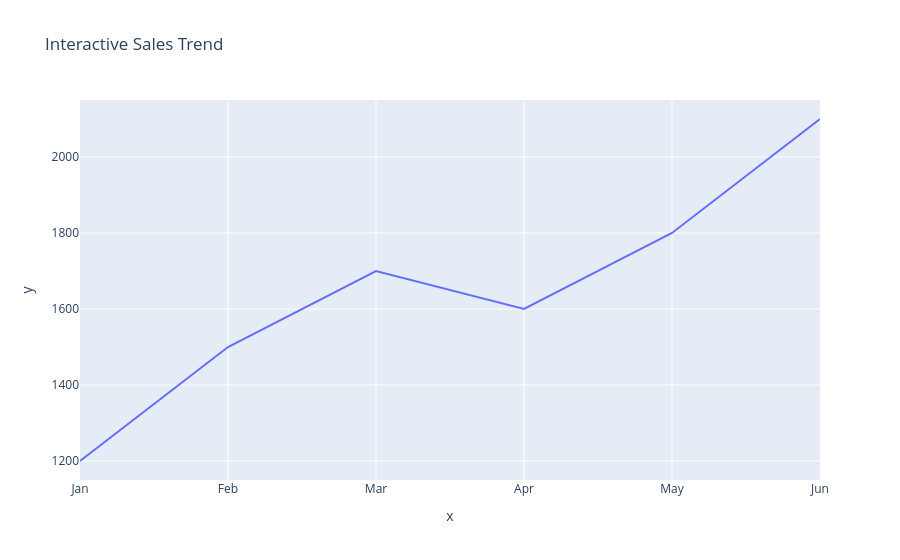

The code cell stored with this chart in its notebook:
### Code cell
fig = px.line(x = months, y = sales, title = "Interactive Sales Trend")
fig.show()

### Figure 1 — Plotly figure (JSON) as saved in the notebook; plotly's stock layout.template omitted (floating-point values rounded to 4 significant figures)
{"data": [{"hovertemplate": "x=%{x}<br>y=%{y}<extra></extra>", "legendgroup": "", "line": {"color": "#636efa", "dash": "solid"}, "marker": {"symbol": "circle"}, "mode": "lines", "name": "", "orientation": "v", "showlegend": false, "type": "scatter", "x": ["Jan", "Feb", "Mar", "Apr", "May", "Jun"], "xaxis": "x", "y": [1200, 1500, 1700, 1600, 1800, 2100], "yaxis": "y"}], "layout": {"legend": {"tracegroupgap": 0}, "title": {"text": "Interactive Sales Trend"}, "xaxis": {"anchor": "y", "domain": [0, 1], "title": {"text": "x"}}, "yaxis": {"anchor": "x", "domain": [0, 1], "title": {"text": "y"}}}}
